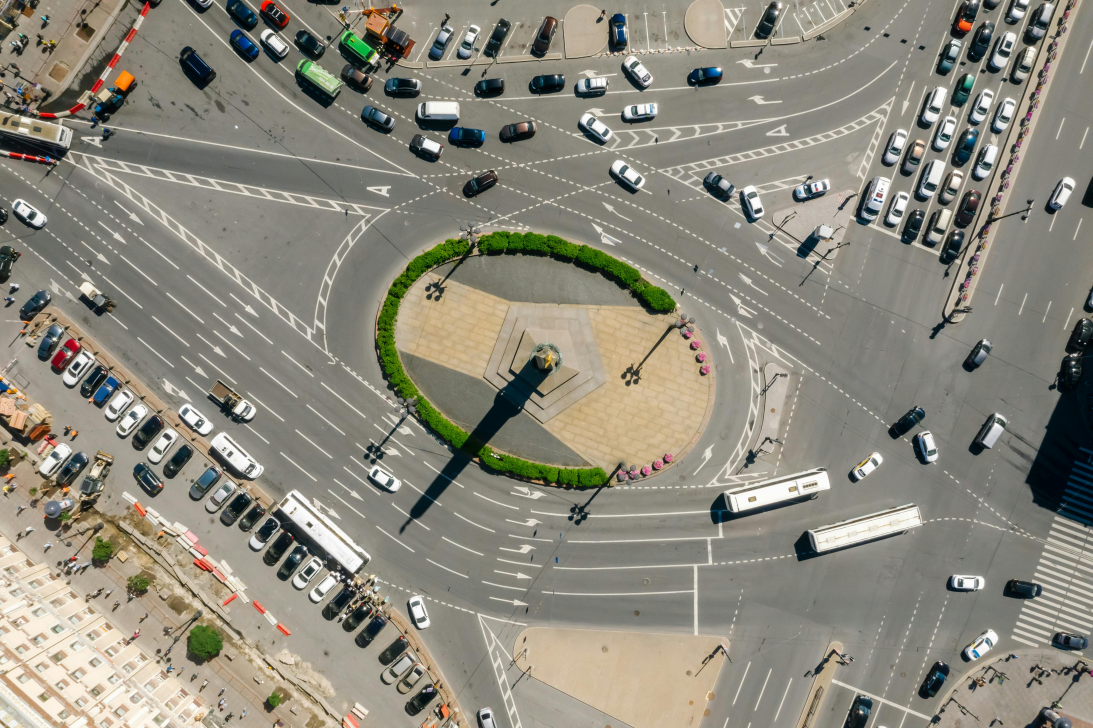
#> input picture Thursday 10:40 - 12:30/E22CSEU0901/LAB 6/road.jpg, 5464 x 3640 px, given in place of road.webp, which was not available (shown at 1/5 size)
$ jupyter execute --allow-errors CV_Lab6_E22CSEU0926.ipynb
#> lines starting #> are read from the running program, lines starting #| are printed output that depends on the picture; after the words box and inside, x2 and y2 are one past the last pixel; in counts of white or black regions, pixels touching at a corner belong together; pictures that were not available may be replaced by others from this repository, and a replacement may not be noted
[cell 1]
import cv2
import numpy as np
import matplotlib.pyplot as plt
from ultralytics import YOLO

def edge_based_segmentation(image_path):
#> called with image_path = 'road.webp'
    image = cv2.imread(image_path, cv2.IMREAD_GRAYSCALE)
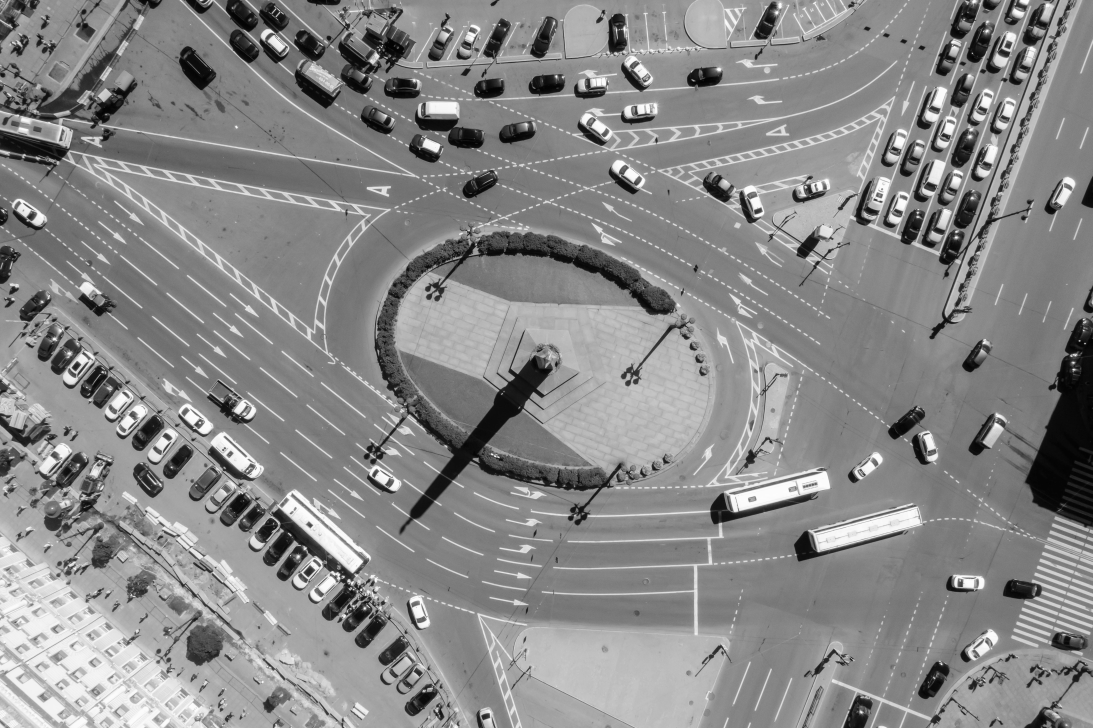
#> image: shape (3640, 5464) (shown at 1/5 size); min 0, max 255, mean 136.6
    edges = cv2.Canny(image, 50, 150)
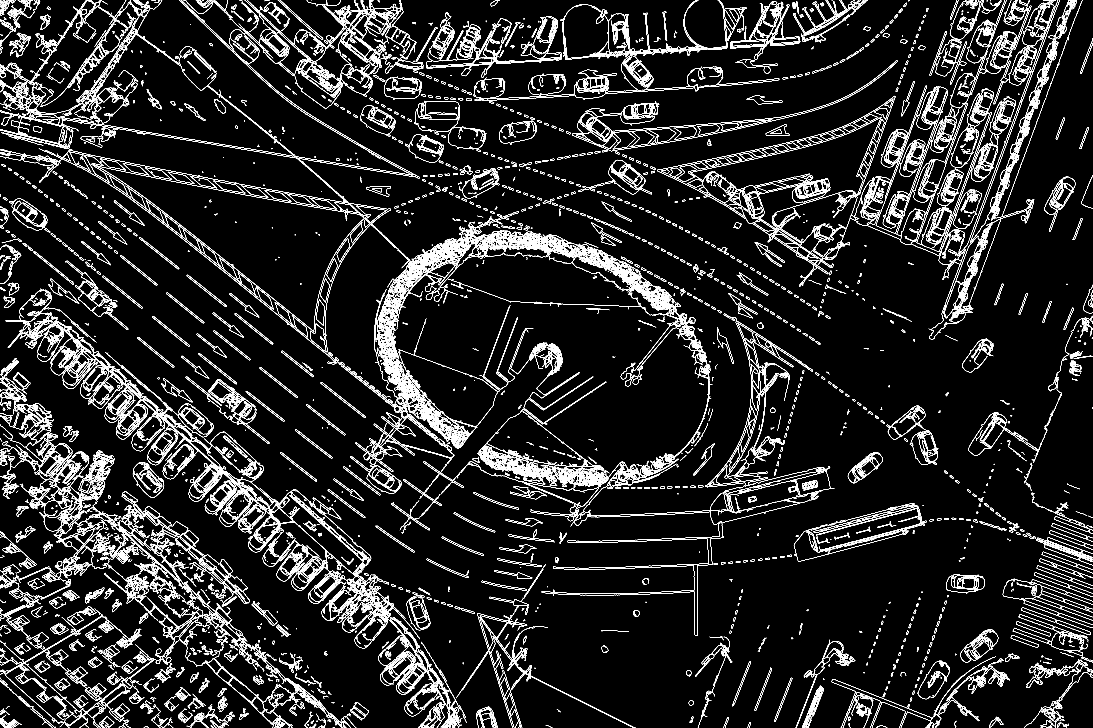
#> edges: shape (3640, 5464) (shown at 1/5 size); 4.5% white in thin lines or dots
    plt.imshow(edges, cmap='gray')
    plt.title("Edge-based Segmentation (Canny)")
    plt.show()
    return edges

def region_based_segmentation(image_path):
#> called with image_path = 'road.webp'
    image = cv2.imread(image_path, cv2.IMREAD_GRAYSCALE)
    _, thresholded = cv2.threshold(image, 127, 255, cv2.THRESH_BINARY)
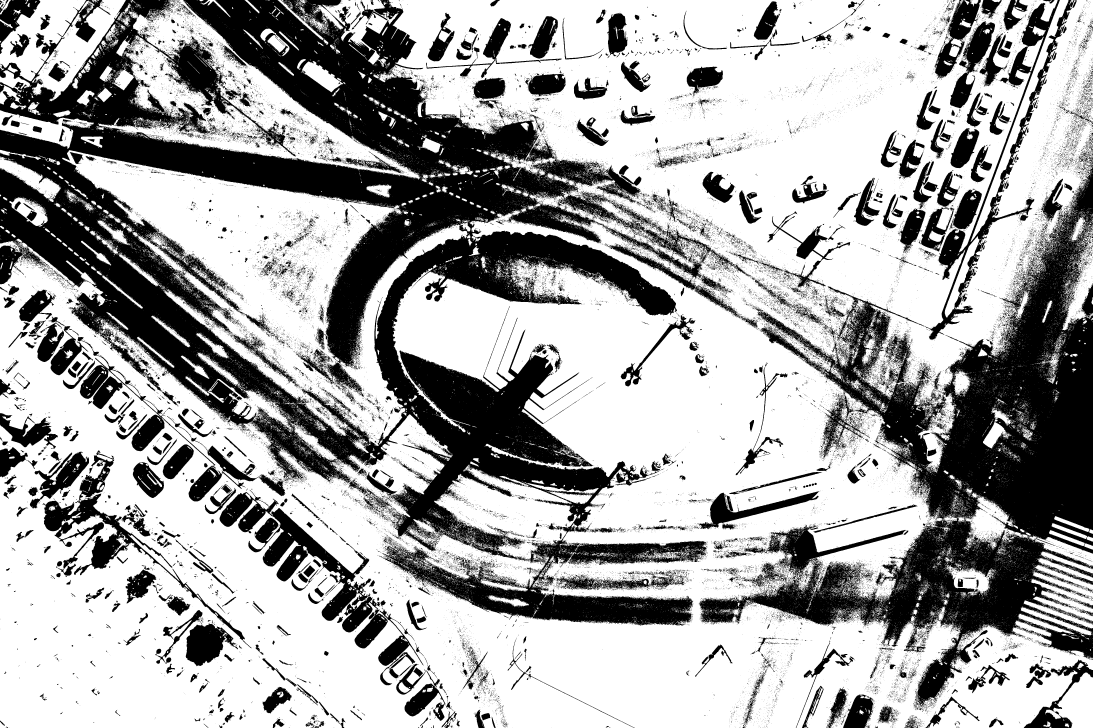
#> thresholded: shape (3640, 5464) (shown at 1/5 size); 65.5% white; 53781 black regions (50456 under 20 px), largest, box (x1, y1, x2, y2) and area: (0, 0, 3675, 3128) 3332900, (3495, 838, 5464, 3534) 1527688, (1098, 2449, 1939, 3242) 144055
    plt.imshow(thresholded, cmap='gray')
    plt.title("Region-based Segmentation")
    plt.show()
    return thresholded

def hough_transform(image_path):
#> called with image_path = 'road.webp'
    image = cv2.imread(image_path)
#> image is the input picture: shape (3640, 5464, 3); mean B, G, R 124.5, 137.1, 140.3
    gray = cv2.cvtColor(image, cv2.COLOR_BGR2GRAY)
    edges = cv2.Canny(gray, 50, 150)
#> edges: shape (3640, 5464); 4.5% white in thin lines or dots
    lines = cv2.HoughLinesP(edges, 1, np.pi/180, 68, minLineLength=15, maxLineGap=250)

    for line in lines:
        x1, y1, x2, y2 = line[0]
        cv2.line(image, (x1, y1), (x2, y2), (0, 255, 0), 2)
#> this loop made 5815 passes
#> (x1, y1, x2, y2) on passes 1 to 3: (1310, 397, 4126, 200), (1313, 400, 4088, 206), (39, 1398, 2475, 3592)
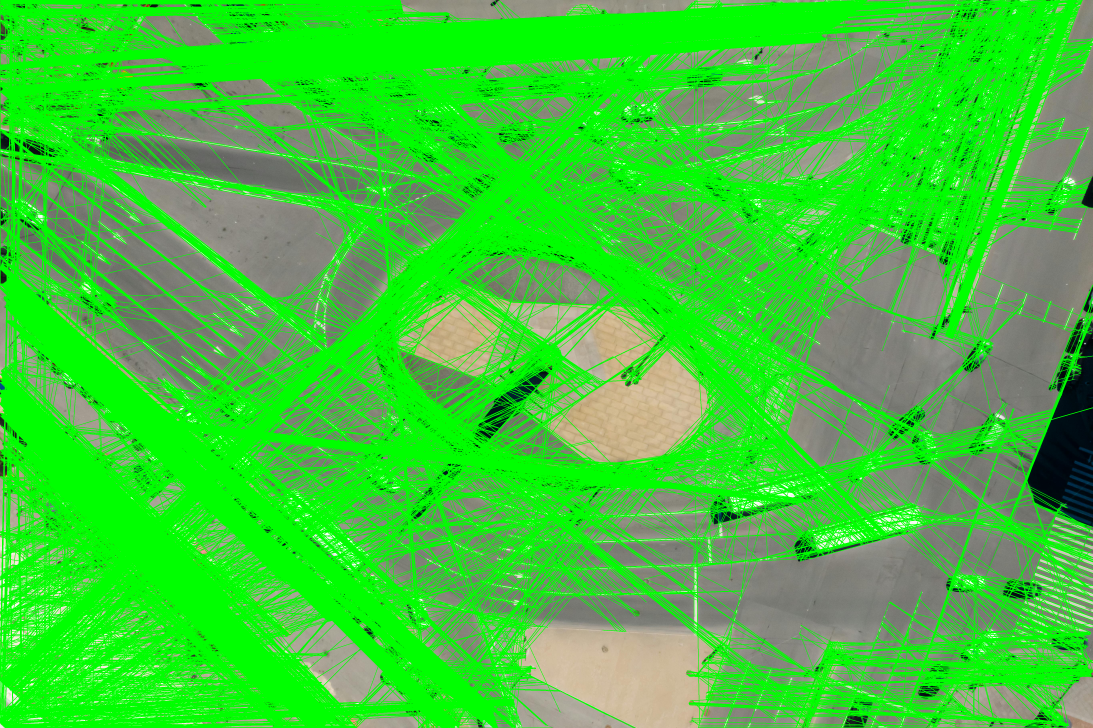
#> image: shape (3640, 5464, 3) (shown at 1/5 size); mean B, G, R 57.7, 200.5, 64.4

    plt.imshow(cv2.cvtColor(image, cv2.COLOR_BGR2RGB))
    plt.title("Hough Transform - Line Detection")
    plt.show()

    circles = cv2.HoughCircles(gray, cv2.HOUGH_GRADIENT, 1, 20, param1=50, param2=30, minRadius=5, maxRadius=50)

    if circles is not None:
        circles = np.uint16(np.around(circles))
        for i in circles[0, :]:
            cv2.circle(image, (i[0], i[1]), i[2], (255, 0, 0), 2)
#> this loop made 3827 passes
#> i on passes 1 to 3: [266, 2612, 43], [996, 3204, 49], [2474, 2270, 49]
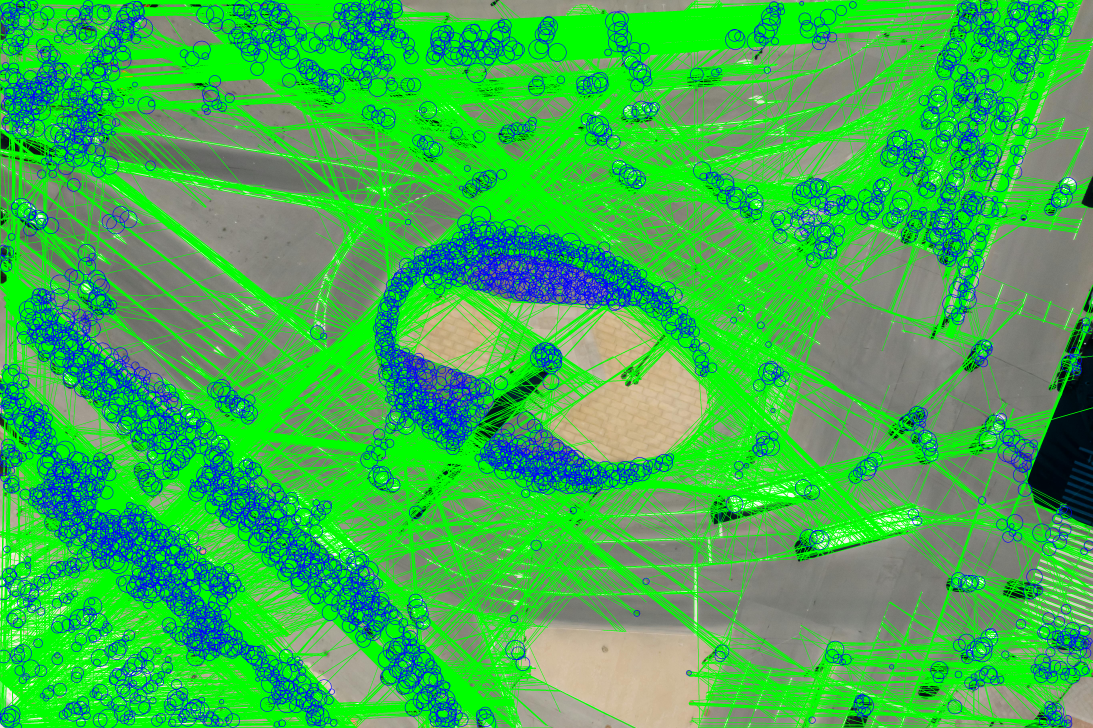
#> image: shape (3640, 5464, 3) (shown at 1/5 size); mean B, G, R 79.1, 179.3, 62.7

    plt.imshow(cv2.cvtColor(image, cv2.COLOR_BGR2RGB))
    plt.title("Hough Transform - Circle Detection")
    plt.show()


def yolo_object_detection(image_path):
    model = YOLO("yolov8n.pt")
    results = model(image_path, show=True)
    return results


image_path = "road.webp"
edge_based_segmentation(image_path)
region_based_segmentation(image_path)
hough_transform(image_path)
yolo_object_detection(image_path)
#> (the call stopped at in yolo_object_detection, `model = YOLO("yolov8n.pt")`: ultralytics is not available in this run)

[cell 2]
import cv2
import numpy as np
import torch
import torchvision.transforms as transforms
from ultralytics import YOLO
from torchvision import models
from PIL import Image
import matplotlib.pyplot as plt

# Task-2: Object Detection (YOLO & R-CNN)

def yolo_object_detection(image_path):
    model = YOLO("yolov8n.pt")
    results = model(image_path, show=True)
    return results

def rcnn_object_detection(image_path):
    model = models.detection.fasterrcnn_resnet50_fpn(pretrained=True)
    model.eval()
    transform = transforms.Compose([transforms.ToTensor()])

    image = Image.open(image_path).convert("RGB")
    image_tensor = transform(image).unsqueeze(0)

    with torch.no_grad():
        predictions = model(image_tensor)

    image_np = np.array(image)
    for i, box in enumerate(predictions[0]['boxes']):
        if predictions[0]['scores'][i] > 0.8:
            x1, y1, x2, y2 = map(int, box.tolist())
            cv2.rectangle(image_np, (x1, y1), (x2, y2), (255, 0, 0), 2)

    plt.imshow(image_np)
    plt.title("R-CNN Object Detection")
    plt.show()


image_path = "road.webp"
yolo_object_detection(image_path)
#> (the call stopped at in yolo_object_detection, `model = YOLO("yolov8n.pt")`: ultralytics is not available in this run)
rcnn_object_detection(image_path)
#> (the call stopped at in rcnn_object_detection, `model = models.detection.fasterrcnn_resnet50_fpn(pretrained=True)`: torchvision is not available in this run)

[cell 3]
import cv2
import torch
from ultralytics import YOLO
import matplotlib.pyplot as plt

# By YOLO model
#> (the rest of this cell did not finish here and is left out)

[cell 4]
import cv2
import numpy as np
import torch
import torchvision.transforms as transforms
from ultralytics import YOLO
from torchvision import models
from PIL import Image
import matplotlib.pyplot as plt


def yolo_object_detection(image_path):
    model = YOLO("yolov8n.pt")
    results = model(image_path)


    for result in results:
        image_np = result.plot()
        cv2.imwrite("yolo_output.jpg", image_np)

    return results

def faster_rcnn_object_detection(image_path):
    model = models.detection.fasterrcnn_resnet50_fpn(pretrained=True)
    model.eval()
    transform = transforms.Compose([transforms.ToTensor()])

    image = Image.open(image_path).convert("RGB")
    image_tensor = transform(image).unsqueeze(0)

    with torch.no_grad():
        predictions = model(image_tensor)

    image_np = np.array(image)
    for i, box in enumerate(predictions[0]['boxes']):
        if predictions[0]['scores'][i] > 0.8:
            x1, y1, x2, y2 = map(int, box.tolist())
            cv2.rectangle(image_np, (x1, y1), (x2, y2), (255, 0, 0), 2)

    plt.imshow(image_np)
    plt.title("Faster R-CNN Object Detection")
    plt.show()

def mask_rcnn_object_detection(image_path):
    model = models.detection.maskrcnn_resnet50_fpn(pretrained=True)
    model.eval()
    transform = transforms.Compose([transforms.ToTensor()])

    image = Image.open(image_path).convert("RGB")
    image_tensor = transform(image).unsqueeze(0)

    with torch.no_grad():
        predictions = model(image_tensor)

    image_np = np.array(image)
    for i, box in enumerate(predictions[0]['boxes']):
        if predictions[0]['scores'][i] > 0.8:
            x1, y1, x2, y2 = map(int, box.tolist())
            cv2.rectangle(image_np, (x1, y1), (x2, y2), (0, 255, 0), 2)

    plt.imshow(image_np)
    plt.title("Mask R-CNN Object Detection")
    plt.show()

image_path = "road.webp"
yolo_object_detection(image_path)
#> (the call stopped at in yolo_object_detection, `model = YOLO("yolov8n.pt")`: ultralytics is not available in this run)
faster_rcnn_object_detection(image_path)
#> (the call stopped at in faster_rcnn_object_detection, `model = models.detection.fasterrcnn_resnet50_fpn(pretrained=True)`: torchvision is not available in this run)
mask_rcnn_object_detection(image_path)
#> (the call stopped at in mask_rcnn_object_detection, `model = models.detection.maskrcnn_resnet50_fpn(pretrained=True)`: torchvision is not available in this run)
